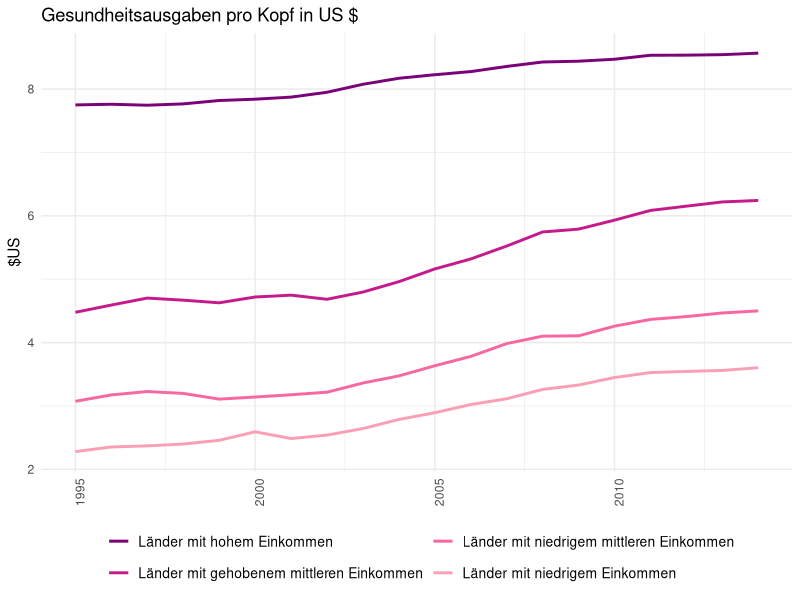
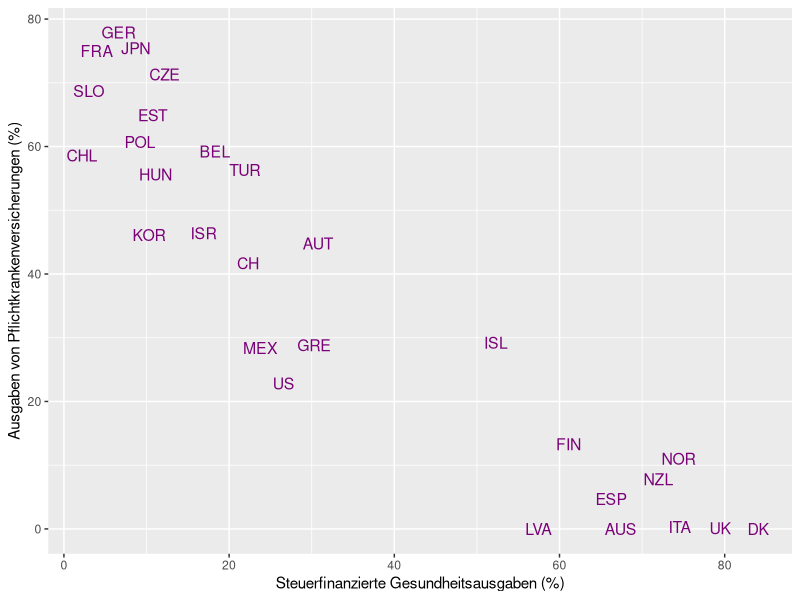
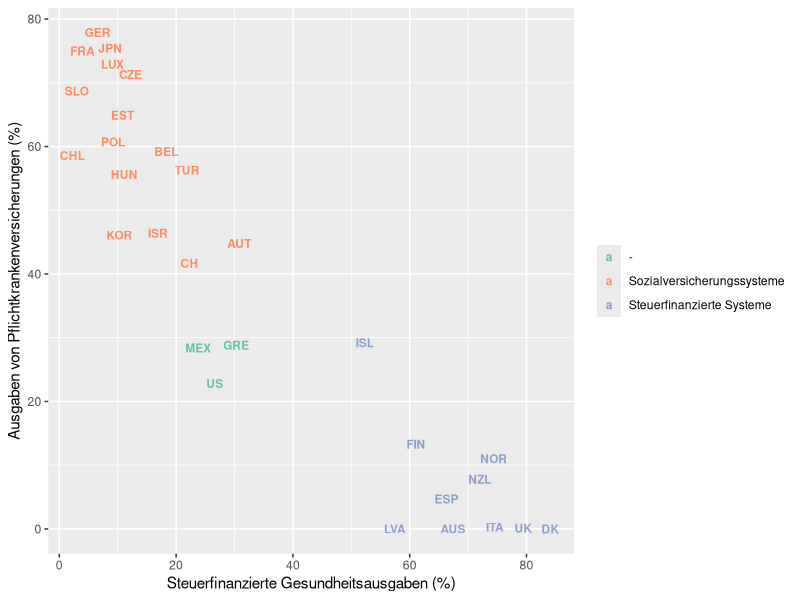

Here is the R script that generated these plots, in order:
## ---- chunk 1
library(dplyr)
library(tidyr)
library(ggplot2)
library(ggthemes)
library(ggrepel)
library(scales)
library(ellipse)
## ---- chunk 2
df.per.capita<- read.csv('data/API_SH.XPD.PCAP_DS2_en_csv_v2.csv',skip = 4,stringsAsFactors = FALSE)
#df.per.capita<- read.csv('data/API_SH.XPD.PUBL_DS2_en_csv_v2.csv',skip = 4,stringsAsFactors = FALSE)

missing.years<- c(1960:1994,2015:2016)
missing.years.columns<- paste0("X",missing.years)
valid.years<- c(1995:2014)
valid.years.columns<- paste0("X",valid.years)
df.per.capita<-df.per.capita %>% select(-one_of(missing.years.columns))

## drop the countries with missing data
df.per.capita<-df.per.capita %>% filter(!is.na(X1995))
df.per.capita <-df.per.capita %>% filter(grepl("Low income|Lower middle income|Upper middle income|High income",Country.Name))
str(df.per.capita)
df.per.capita <- df.per.capita %>% select(one_of(c("Country.Name",valid.years.columns))) 

## ---- chunk 3
# df.per.capita <- df.per.capita %>%    mutate(quartile = ntile(X2014, 4)) %>% arrange((quartile))
# 
# groupy <-df.per.capita %>% group_by(quartile) %>% summarise_at(valid.years.columns,funs(mean))
## ---- chunk 4
gato<-df.per.capita %>% gather(year,expenditure,-Country.Name)
gato <- gato %>% mutate(year=as.numeric(gsub('X','',year)))
gato$Country.Name <- as.factor(gato$Country.Name)
gato$Country.Name <- factor(gato$Country.Name,  levels=rev(c("Low income","Lower middle income","Low & middle income","Middle income", "Upper middle income","High income")))


## ---- chunk 5
colors.vector<- rev(c("#fa9fb5","#f768a1","#c51b8a","#7a0177"))

title<- c("Gesundheitsausgaben pro Kopf in US $","$US")
#title<- c("Öffentliche Gesundheitsausgaben als Anteil der Gesamtgesundheitsausgaben","%")



ggplot(data=gato ,aes(x=year,y=log(expenditure),colour=(Country.Name)))+theme_minimal()+ geom_line(size=1)+labs(colour="")+ theme(axis.title = element_text(), axis.title.x=element_blank(), axis.text.x = element_text(angle = 90, hjust = 1),legend.text=element_text(size=10),plot.caption=element_text(size=8))+ ggtitle(title[1])+ylab(title[2]) + scale_colour_manual(values = colors.vector, labels = (c("Länder mit hohem Einkommen","Länder mit gehobenem mittleren Einkommen","Länder mit niedrigem mittleren Einkommen","Länder mit niedrigem Einkommen")))+  guides(fill = guide_legend(nrow = 2,ncol = 2, title.hjust = 0.4))+  guides(col = guide_legend(nrow = 2))+  theme(legend.position="bottom")


## ---- chunk 6
df2<-read.csv('data/dataset2.csv',stringsAsFactors = FALSE)
df2<- df2 %>% mutate(Ausgaben.von.Pflichtkrankenversicherungen = ifelse(is.na(Ausgaben.von.Pflichtkrankenversicherungen),0,Ausgaben.von.Pflichtkrankenversicherungen))

df2<- df2 %>% mutate(Steuerfinanzierte.Gesundheitsausgaben = ifelse(is.na(Steuerfinanzierte.Gesundheitsausgaben),0,Steuerfinanzierte.Gesundheitsausgaben))


CODE_TO_EXCLUDE_FROM_ELLIPSE = c('MEX','US','GRE')
df2<-df2 %>% mutate(group=ifelse(Steuerfinanzierte.Gesundheitsausgaben<35,"Sozialversicherungssysteme","Steuerfinanzierte Systeme"))
df2<-df2 %>% mutate(group=ifelse(CODE %in% CODE_TO_EXCLUDE_FROM_ELLIPSE,"-",group))
df2$group<-as.factor(df2$group)

ggplot(df2,aes(x=Steuerfinanzierte.Gesundheitsausgaben,y=Ausgaben.von.Pflichtkrankenversicherungen))+  geom_text(check_overlap = TRUE,size=4,color="#7a0177",aes(label = CODE, colour = factor(group)), size = 4) +labs(x='Steuerfinanzierte Gesundheitsausgaben (%)',y='Ausgaben von Pflichtkrankenversicherungen (%)')

## ---- chunk 7

# create ellipsis :
df_ell<-data.frame()
for(g in levels(df2$group)){
  if (g!='-'){
    df_ell <- rbind(df_ell, cbind(as.data.frame(with(df2[df2$group==g,], ellipse(cor(Steuerfinanzierte.Gesundheitsausgaben, Ausgaben.von.Pflichtkrankenversicherungen), 
                                         scale=c(sd(Steuerfinanzierte.Gesundheitsausgaben),sd(Ausgaben.von.Pflichtkrankenversicherungen)), 
                                         centre=c(mean(Steuerfinanzierte.Gesundheitsausgaben),mean(Ausgaben.von.Pflichtkrankenversicherungen))))),group=g))
    
  }



}

## ---- chunk 8
p <- ggplot(df2,aes(x=Steuerfinanzierte.Gesundheitsausgaben,y=Ausgaben.von.Pflichtkrankenversicherungen))+  geom_text(check_overlap = TRUE,aes(label = CODE, colour = factor(group)),fontface = "bold", size = 3,show.legend = TRUE,font=TRUE) +labs(x='Steuerfinanzierte Gesundheitsausgaben (%)',y='Ausgaben von Pflichtkrankenversicherungen (%)')+theme(legend.title=element_blank())+labs(text = "")+scale_colour_brewer(palette = "Set2")#+geom_label(aes(fill = factor(group),label = CODE),size=2, colour = "white", fontface = "bold")
#p<-p+geom_path(data=df_ell, aes(x=x, y=y,colour=group), size=0.5, linetype=1)
p
